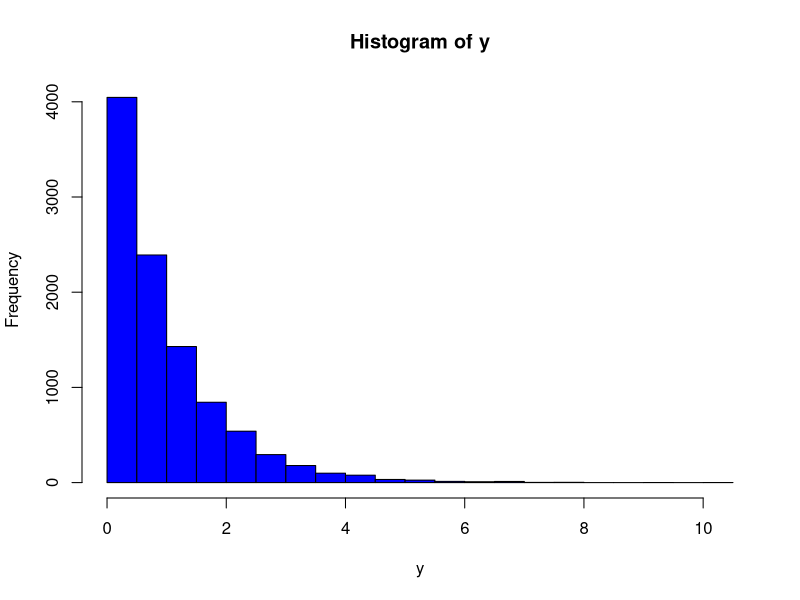

R code for this plot:
# 4.1 a
set.seed(82719)
k <- 10000
mu_A <- 2
mu_B <- 3
mu_C <- 5

lam_A <- 1 / mu_A
lam_B <- 1 / mu_B
lam_C <- 1 / mu_C

x_A <- rexp(k, lam_A)
x_B <- rexp(k, lam_B)
x_C <- rexp(k, lam_C)

mean(x_A)
mean(x_B)
mean(x_C)

x <- cbind(x_A, x_B, x_C)

y <- apply(x, 1, min)
hist(y, col = "blue", nclass = 30)

# b
mu_y <- mean(y)
mu_y

# c
sd_y <- sd(y)
sd_y

# d
mean(y <= 1)

# e
median(y)
quantile(y, 0.1)

# 4.2
# a
q0025 <- (33.3818 + 38.3818) / 2
q00975 <- (33.5382 + 38.5391) / 2
c(q0025, q00975)

# b
q005 <- (33.3909 + 38.3918) / 2
q095 <- (33.5218 + 38.5236) / 2
c(q005, q095)

# 4.3
set.seed(6287)
x <- c(
    38.43, 38.43, 38.39, 38.83, 38.45, 38.35,
    38.43, 38.31, 38.32, 38.48, 38.50
)
k <- 1000

# a
simsamples <- replicate(k, sample(x, replace = TRUE))
simmeans <- apply(simsamples, 2, mean)
c(quantile(simmeans, 0.025), quantile(simmeans, 0.975))

# b
mu_x <- mean(x)
sd_x <- sd(x)
n <- length(x)

simsamples <- replicate(k, rnorm(n, mu_x, sd_x))
simmeans <- apply(simsamples, 2, mean)
c(quantile(simmeans, 0.025), quantile(simmeans, 0.975))
t.test(x)

# c
simsamples <- replicate(k, rlnorm(n, mean(log(x)), sd(log(x))))
simmeans <- apply(simsamples, 2, mean)
c(quantile(simmeans, 0.025), quantile(simmeans, 0.975))

# d
simsamples <- replicate(k, rnorm(n, mu_x, sd_x))
sim_q1 <- apply(simsamples, 2, quantile, 0.25)
c(quantile(sim_q1, 0.025), quantile(sim_q1, 0.975))

# e
simsamples <- replicate(k, sample(x, replace = TRUE))
sim_q1 <- apply(simsamples, 2, quantile, 0.25)
c(quantile(sim_q1, 0.025), quantile(sim_q1, 0.975))

# 4.4
TV1 <- c(1, 2, 1, 3, 2, 1, 2, 3, 1, 1)
TV2 <- c(3, 4, 2, 4, 2, 3, 2, 4, 3, 2)

k <- 1000

# a
sim1samples <- replicate(k, sample(TV1, replace = TRUE))
sim2samples <- replicate(k, sample(TV2, replace = TRUE))

simmeandiff <- apply(sim1samples, 2, mean) - apply(sim2samples, 2, mean)
c(quantile(simmeandiff, 0.025), quantile(simmeandiff, 0.975))

# b
mean(TV1) - mean(TV2)
t.test(TV1, TV2)

# c
n <- length(TV1)
sim1samples <- replicate(k, rnorm(n, mean(TV1), sd(TV1)))
sim2samples <- replicate(k, rnorm(n, mean(TV2), sd(TV2)))

simmeandiff <- apply(sim1samples, 2, mean) - apply(sim2samples, 2, mean)
c(quantile(simmeandiff, 0.025), quantile(simmeandiff, 0.975))

# 4.5
# a
P <- 240.48
V <- 9.987
sd_P <- 0.03
sd_V <- 0.002
R <- 8.31
R_inv <- 1 / R

T <- P * V * R_inv
TdP <- T / P
TdV <- T / V

T
varT <- (V^2 * sd_P^2 + P^2 * sd_V^2) * R_inv^2
sdT <- sqrt(varT)
sdT

# b
P <- 240.48
T <- 289.12
sd_P <- 0.03
sd_T <- 0.02
R <- 8.31
R_inv <- 1 / R

V <- R * T / P
VdP <- -V / P
VdT <- V / T


varV <- VdT^2 * sd_T^2 + VdP^2 * sd_P^2
sdV <- sqrt(varV)
sdV

# c
V <- 9.987
T <- 289.12
sd_V <- 0.002
sd_T <- 0.02
R <- 8.31

P <- R * T / V
PdV <- -R * T / V^2
PdT <- R / V

varP <- PdV^2 * sd_V^2 + PdT^2 * sd_T^2
sdP <- sqrt(varP)
sdP

# d
k <- 10000
Vs <- rnorm(k, V, sd_V)
Ts <- rnorm(k, T, sd_T)
Ps <- R * Ts / Vs
mean(Ps)
sd(Ps)
